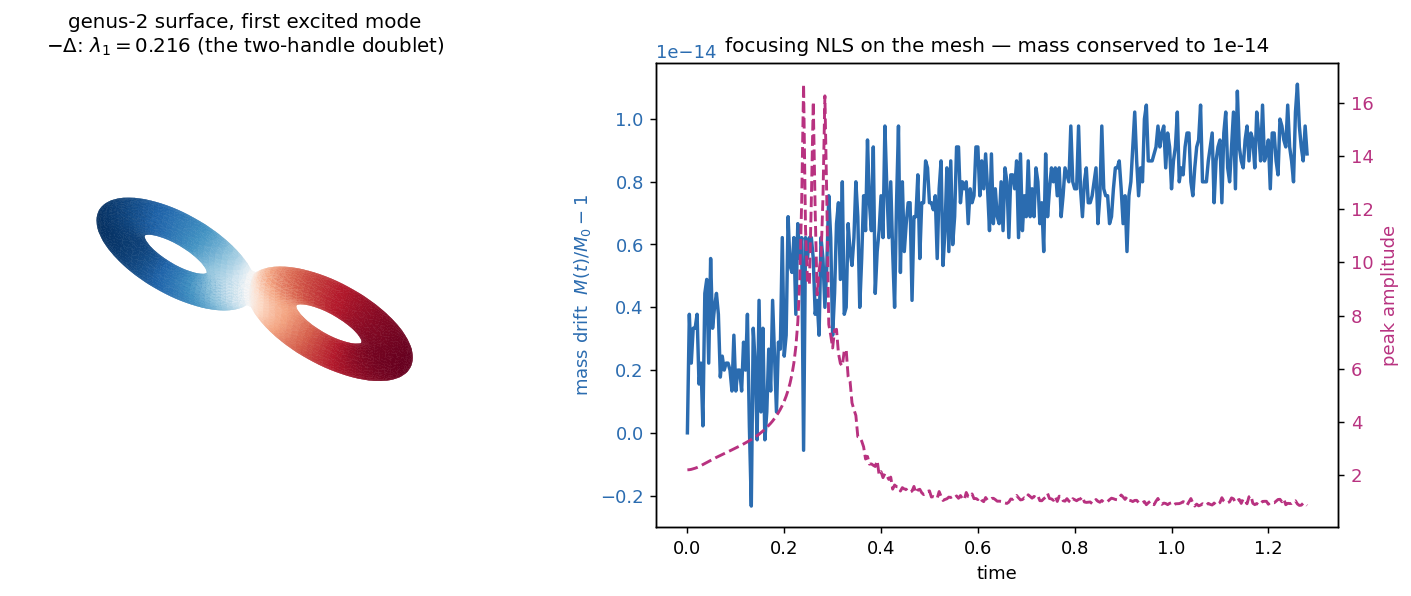

Here is the Python script that generated this plot:
"""First physics on a genus-2 surface — past what surfaces of revolution can express.

Builds a connected genus-2 mesh, shows its low Laplace-Beltrami spectrum (the "shape of a
two-handled drum") and the handle-localized doublet, then evolves a focusing NLS wavepacket
on the mesh with a Crank-Nicolson stepper (sparse cotan operator) — verified by mass
conservation. This is the mesh extension carrying the project's physics onto new topology.

Regenerate:  python3 mesh_genus2.py
"""
import numpy as np
import scipy.sparse as sp
import scipy.sparse.linalg as spla
import matplotlib
matplotlib.use("Agg")
import matplotlib.pyplot as plt
from mpl_toolkits.mplot3d.art3d import Poly3DCollection
from nls_torus import mesh as mo

# ---- build + verify the genus-2 surface ----------------------------------------------
V, F = mo.two_tori_genus2(d=1.35, ngrid=72)
chi, g = mo.euler_genus(V, F)
print(f"genus-2 mesh: {len(V)} verts, {len(F)} faces, chi={chi}, genus={g}")
assert g == 2, "generator did not produce genus 2"

vals, vecs, (W, M) = mo.laplace_spectrum(V, F, k=8)
print("low -Delta spectrum:", np.round(vals, 4))
gap = vals[1] - vals[0]
print(f"ground state (constant) lambda0={vals[0]:.2e}; first gap lambda1={vals[1]:.4f}")

# ---- focusing NLS on the mesh: localized bump on one handle -> mass-conserved evolution
# Strang split: exact pointwise phase rotation (nonlinear) + prefactored linear CN. Both
# substeps are norm-preserving, so mass is conserved to machine precision and each step is
# two triangular solves against a factorization built once.
Md = np.asarray(M.diagonal()).ravel()
c1 = V[np.argmin(V[:, 0])]                       # a point on the left handle
r2 = np.sum((V - c1) ** 2, axis=1)
u = (2.2 * np.exp(-r2 / (2 * 0.45 ** 2))).astype(complex)
dt, g_nl, nsteps = 4e-3, 4.0, 320

iMdt = 1j * sp.diags(Md) / dt
Alin = (iMdt - 0.5 * W).tocsc(); Blin = (iMdt + 0.5 * W)
lu = spla.splu(Alin)                             # factor the constant linear CN operator once


def mass(u):
    return float(np.real(np.vdot(u, Md * u)))


m0 = mass(u)
masses, peaks = [m0], [float(np.abs(u).max())]
for n in range(nsteps):
    u = u * np.exp(0.5j * g_nl * np.abs(u) ** 2 * dt)   # half nonlinear (exact, |u| preserved)
    u = lu.solve(Blin @ u)                              # full linear CN (unitary in M-metric)
    u = u * np.exp(0.5j * g_nl * np.abs(u) ** 2 * dt)   # half nonlinear
    masses.append(mass(u)); peaks.append(float(np.abs(u).max()))
drift = max(abs(m - m0) for m in masses) / m0
print(f"NLS evolution: {nsteps} steps, mass drift {drift:.2e}, peak {peaks[0]:.2f} -> {peaks[-1]:.2f}")
print(f"VERIFICATION mass_conserved={drift < 1e-6}")

# ---- figure ---------------------------------------------------------------------------
fig = plt.figure(figsize=(11.8, 4.7))
ax1 = fig.add_subplot(1, 2, 1, projection="3d")
mode = vecs[:, 1]; mode = mode / np.abs(mode).max()
fc = mode[F].mean(axis=1)                          # per-face color from the eigenmode
tris = Poly3DCollection(V[F], linewidths=0)
tris.set_array(fc); tris.set_cmap("RdBu_r"); tris.set_clim(-1, 1)
ax1.add_collection3d(tris)
lim = np.abs(V).max()
ax1.set_xlim(-lim, lim); ax1.set_ylim(-lim, lim); ax1.set_zlim(-lim, lim)
ax1.set_box_aspect((1, 0.5, 0.7)); ax1.view_init(elev=52, azim=-60); ax1.set_axis_off()
ax1.set_title(f"genus-2 surface, first excited mode\n$-\\Delta$: $\\lambda_1={vals[1]:.3f}$ "
              "(the two-handle doublet)", fontsize=11)

ax2 = fig.add_subplot(1, 2, 2)
t = np.arange(len(masses)) * dt
ax2.plot(t, np.array(masses) / m0 - 1, color="#2b6cb0", lw=1.9)
ax2.set_xlabel("time"); ax2.set_ylabel("mass drift  $M(t)/M_0 - 1$", color="#2b6cb0")
ax2.tick_params(axis="y", labelcolor="#2b6cb0")
ax2.set_title(f"focusing NLS on the mesh — mass conserved to {drift:.0e}", fontsize=11)
ax2b = ax2.twinx()
ax2b.plot(t, peaks, color="#b83280", lw=1.6, ls="--")
ax2b.set_ylabel("peak amplitude", color="#b83280"); ax2b.tick_params(axis="y", labelcolor="#b83280")
fig.tight_layout(); fig.savefig("mesh_genus2.png", dpi=130, bbox_inches="tight")
print("wrote mesh_genus2.png")
